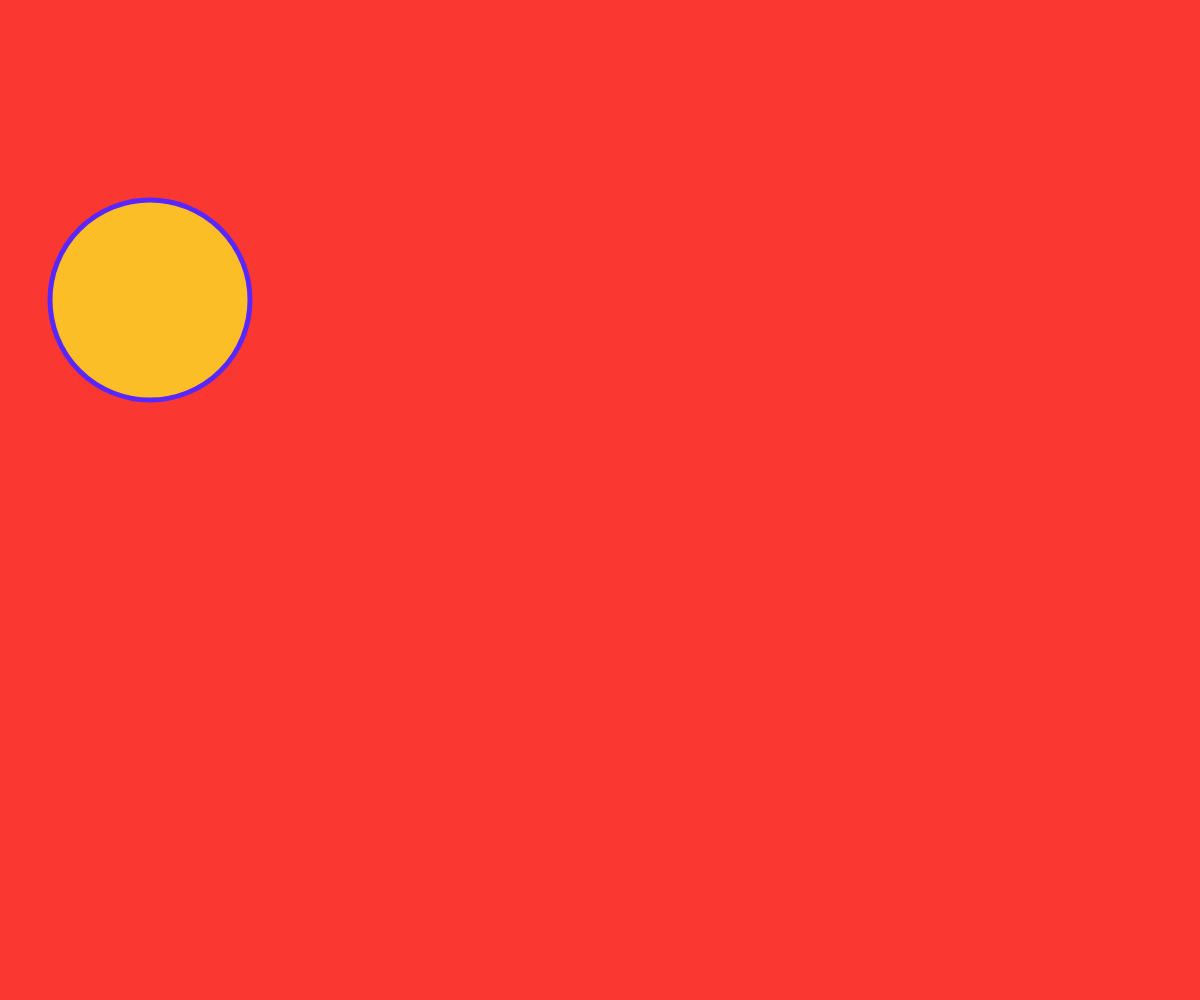
Frame 1 (no input)
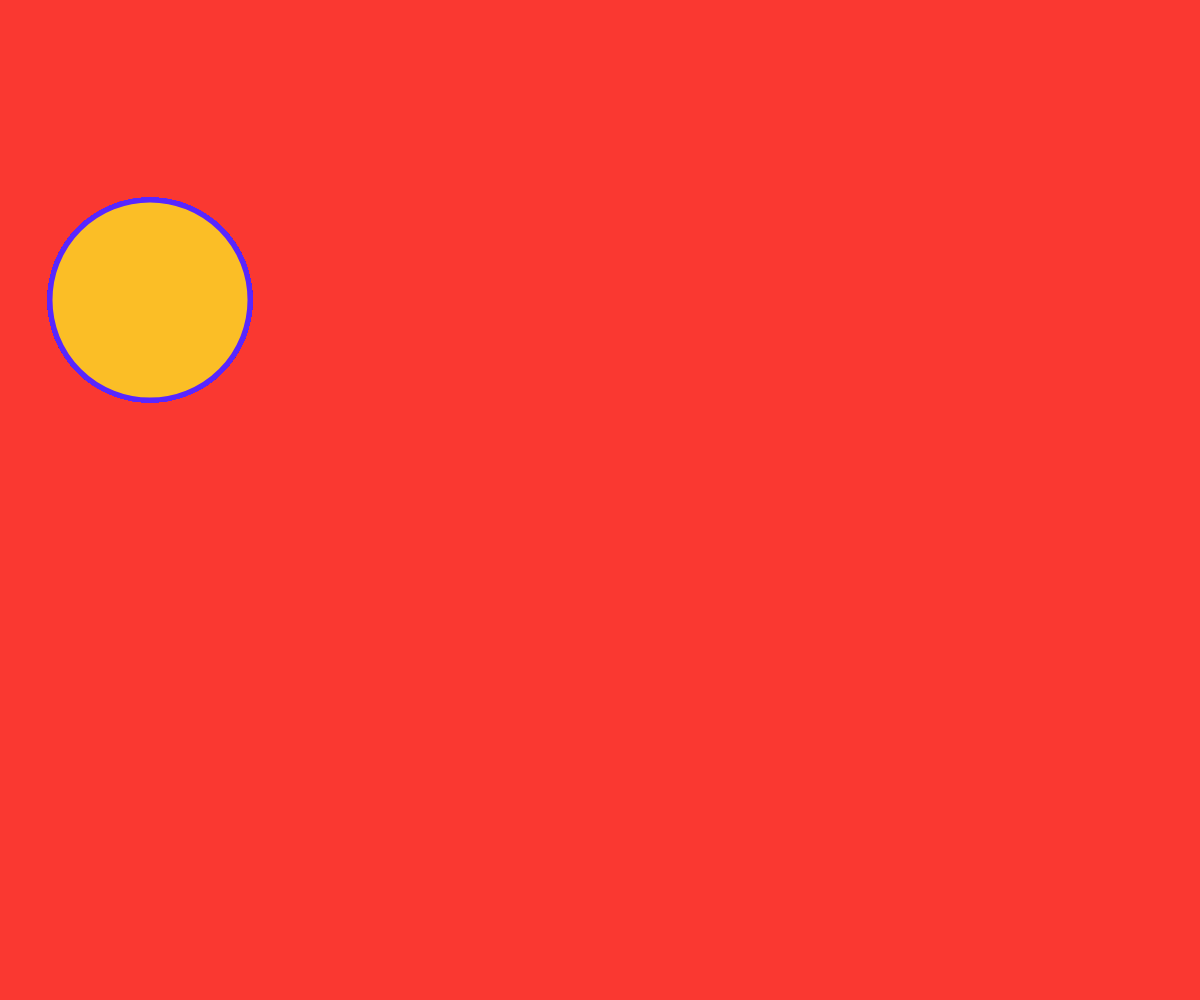
Frame 60 (no input)
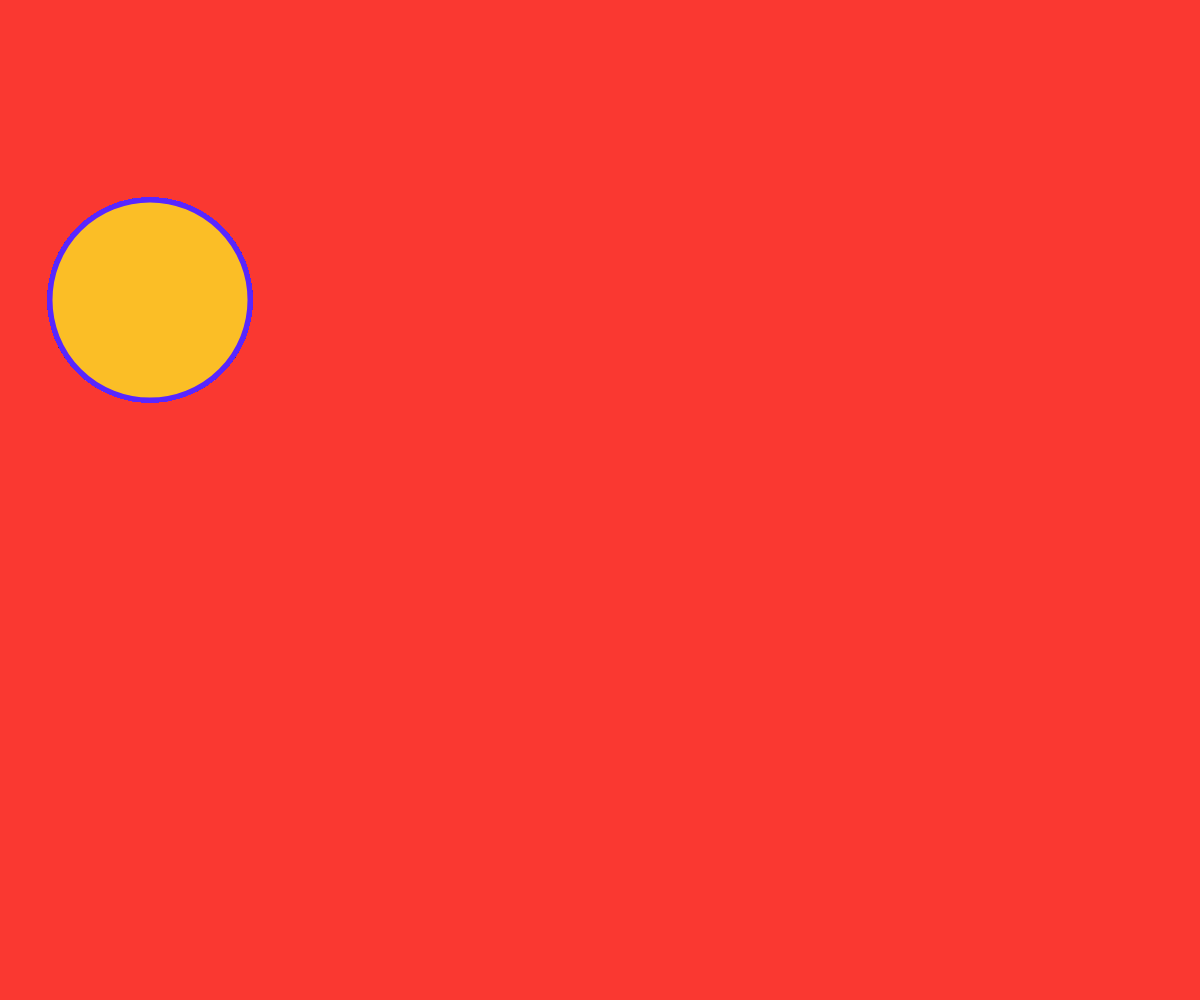
Frame 120 (the mouse pressed at the canvas centre since frame 60)

The p5.js sketch that drew these frames (run headless with seeded random() and noise() and a simulated clock; from frame 60 on, the mouse is pressed at the canvas centre):

// p5.js sketch
// ── sketch.js
function setup() {
	createCanvas(windowWidth, windowHeight);
	background('#FA3831');
}

function draw() {
	strokeWeight(5);
	stroke('#5826FF');
	fill("#FBBE26");
	ellipse(150, 300, 200, 200);
}
